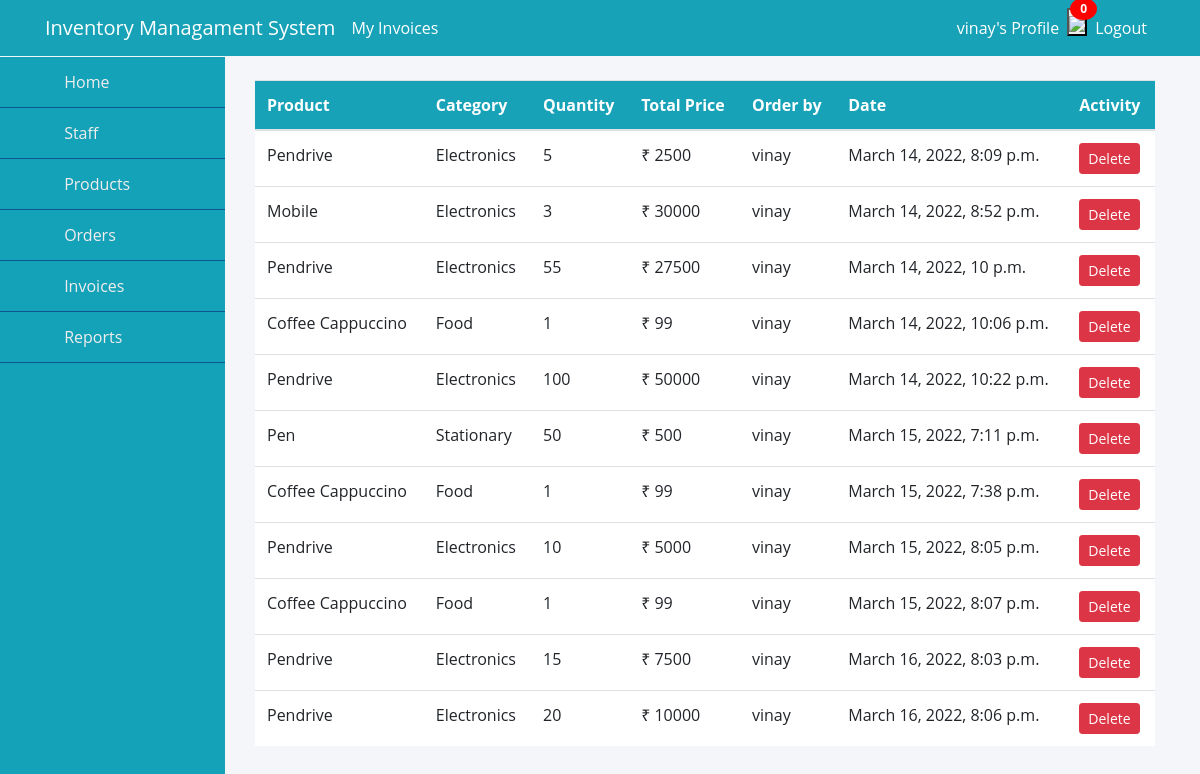
Page /order/ (signed in) on the committed database.
### dashboard/models.py (models this page shows, shortened)
class Order(models.Model):
    product = models.ForeignKey(Product, on_delete=models.CASCADE, null=True)
    name = models.CharField(max_length=100, null=True)
    email = models.EmailField(null=True)
    phone_no = models.BigIntegerField(null=True)
    staff = models.ForeignKey(User, models.CASCADE, null=True)
    order_quantity = models.PositiveIntegerField(null=True)
    total_price = models.PositiveBigIntegerField(null=True)
    date = models.DateTimeField(auto_now_add=True)
    class Meta:
        verbose_name_plural = 'Order'

class Product(models.Model):
    name = models.CharField(max_length=100, null=True)
    category = models.CharField(max_length=20, choices=CATEGORY, null=True)
    quantity = models.PositiveIntegerField(null=True)
    price = models.PositiveBigIntegerField(null=True)
    class Meta:
        verbose_name_plural = 'Product'

### dashboard/views.py (the view)
# urls.py: path('order/', views.order, name ='dashboard-order'),
@login_required
def order(request):
    notif_data = Notification.objects.filter(is_seen=False,visible_to=request.user).order_by('-date')[:1]
    notif_data_all = Notification.objects.filter(visible_to=request.user)
    notif_count = Notification.objects.filter(is_seen=False,visible_to=request.user).count()
    orders = Order.objects.all().order_by('date')
    orders_count = orders.count
    workers_count = User.objects.all().count()
    product_count = Product.objects.all().count()
    context={
        'orders':orders,
        'workers_count':workers_count,
        'orders_count':orders_count,
        'product_count':product_count,
        'notif_data': notif_data,
        'notif_count': notif_count,
        'notif_data_all': notif_data_all,
    }
    return render(request, 'dashboard/order.html', context)

### templates/dashboard/order.html (shortened to what this page needs)
{% extends 'partials/base.html' %}
{% block content %}
{% include 'partials/topnav.html' %}
 <div class="container" style="padding-left:225px; width:auto ;">
    <div class="row my-4">
        <div class="col" style="width: 750px;">
            <table class="table bg-white">
                <thead class="bg-info">
                    <tr class="text-white">
                        <th scope="col">Product</th>
                        <th scope="col">Category</th>
                        <th scope="col">Quantity</th>
                        <th scope="col">Total Price</th>
                        <th scope="col">Order by</th>
                        <th scope="col">Date</th>
                        <th scope="col">Activity</th>
                    </tr>
                </thead>
                <tbody>
                    {% for orders in orders %}
                    <tr>
                        <td>{{ orders.product.name }}</td>
                        <td>{{ orders.product.category }}</td>
                        <td>{{ orders.order_quantity }}</td>
                        <td>₹ {{ orders.total_price}}</td>
                        <td>
                            {{ orders.staff.username }}
                        </td>
                        <td>
                            {{ orders.date }}
                        </td>
                        <td><a class="btn btn-danger btn-sm" href="{% url 'dashboard-order-delete' orders.id%}">Delete</a></td>
                    </tr>
                    {% endfor %}
                </tbody>
            </table>
        </div>
    </div>
</div>
{% endblock %}

### templates/partials/nav.html (shortened to what this page needs)
<nav class="navbar navbar-expand-lg navbar-info bg-info">
    <div class="container">
        <a class="navbar-brand text-white" href="{% url 'dashboard-index' %}">Inventory Managament System</a>
        {% if user.is_authenticated %}
        {% if user.is_authenticated and not user.is_superuser %}
        <a class="navbar-item text-white" href="{% url 'dashboard-staff-myinvoice' %}">My Invoices</a>
        {% endif %}
        <div class="collapse navbar-collapse" id="navbarSupportedContent">
            <ul class="navbar-nav ml-auto left">
                <li class="nav-item active">
                    <a class="nav-link text-white" href="{% url 'user-profile' %}">{{ user.username }}'s Profile </a>
                </li>
                    <li class="nav-item active">
                    <a href="#" class="notification">
                        <button id="myBtn" ><img src="https://img.icons8.com/material-rounded/24/000000/appointment-reminders.png"/></button>
                        <span class="badge">{{notif_count}}</span>
                    </a>
                </li>
                <li class="nav-item">
                    <a class="nav-link text-white" href="{% url 'user-logout' %}">Logout</a>
                </li>
            </ul>
            {% endif %}
        </div>
    </div>
</nav>

### static/style.css (style rules this page uses)
body { background: rgb(230, 227, 227); }

### templates/partials/base.html (style rules this page uses)
* { list-style: none; text-decoration: none; margin: 0; padding: 0; box-sizing: border-box; font-family: 'Open Sans', sans-serif; }
body { background: #f5f6fa; }

### templates/partials/nav.html (style rules this page uses)
.notification { background-color: #555; color: white; text-decoration: none; position: relative; display: inline-block; border-radius: 2px; }
.notification .badge { position: absolute; top: -10px; right: -10px; padding: 5px 10px; border-radius: 50%; background: red; color: white; }

### rows in the picture
Order: product.name "Pendrive", product.category "Electronics", order_quantity "5", total_price "2500", staff.username "vinay", date "March 14, 2022, 8:09 p.m."
Order: product.name "Mobile", product.category "Electronics", order_quantity "3", total_price "30000", staff.username "vinay", date "March 14, 2022, 8:52 p.m."
Order: product.name "Pendrive", product.category "Electronics", order_quantity "55", total_price "27500", staff.username "vinay", date "March 14, 2022, 10 p.m."
Order: product.name "Coffee Cappuccino", product.category "Food", order_quantity "1", total_price "99", staff.username "vinay", date "March 14, 2022, 10:06 p.m."
Order: product.name "Pendrive", product.category "Electronics", order_quantity "100", total_price "50000", staff.username "vinay", date "March 14, 2022, 10:22 p.m."
Order: product.name "Pen", product.category "Stationary", order_quantity "50", total_price "500", staff.username "vinay", date "March 15, 2022, 7:11 p.m."
Order: product.name "Coffee Cappuccino", product.category "Food", order_quantity "1", total_price "99", staff.username "vinay", date "March 15, 2022, 7:38 p.m."
Order: product.name "Pendrive", product.category "Electronics", order_quantity "10", total_price "5000", staff.username "vinay", date "March 15, 2022, 8:05 p.m."
Order: product.name "Coffee Cappuccino", product.category "Food", order_quantity "1", total_price "99", staff.username "vinay", date "March 15, 2022, 8:07 p.m."
Order: product.name "Pendrive", product.category "Electronics", order_quantity "15", total_price "7500", staff.username "vinay", date "March 16, 2022, 8:03 p.m."
Order: product.name "Pendrive", product.category "Electronics", order_quantity "20", total_price "10000", staff.username "vinay", date "March 16, 2022, 8:06 p.m."

### other values in the picture
{{ user.username }} "vinay"
{{ notif_count }} "0"
